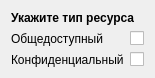
  <widget class="QWidget" name="">
   <property name="geometry">
    <rect>
     <x>310</x>
     <y>290</y>
     <width>135</width>
     <height>64</height>
    </rect>
   </property>
   <layout class="QVBoxLayout" name="verticalLayout_11">
    <item>
     <widget class="QLabel" name="label_34">
      <property name="font">
       <font>
        <bold>true</bold>
       </font>
      </property>
      <property name="text">
       <string>Укажите тип ресурса</string>
      </property>
     </widget>
    </item>
    <item>
     <layout class="QGridLayout" name="gridLayout_9">
      <item row="0" column="0">
       <widget class="QLabel" name="label_35">
        <property name="text">
         <string>Общедоступный</string>
        </property>
       </widget>
      </item>
      <item row="0" column="1">
       <widget class="QCheckBox" name="checkBox_27">
        <property name="text">
         <string/>
        </property>
       </widget>
      </item>
      <item row="1" column="0">
       <widget class="QLabel" name="label_36">
        <property name="text">
         <string>Конфиденциальный</string>
        </property>
       </widget>
      </item>
      <item row="1" column="1">
       <widget class="QCheckBox" name="checkBox_28">
        <property name="text">
         <string/>
        </property>
       </widget>
      </item>
     </layout>
    </item>
   </layout>
  </widget>
